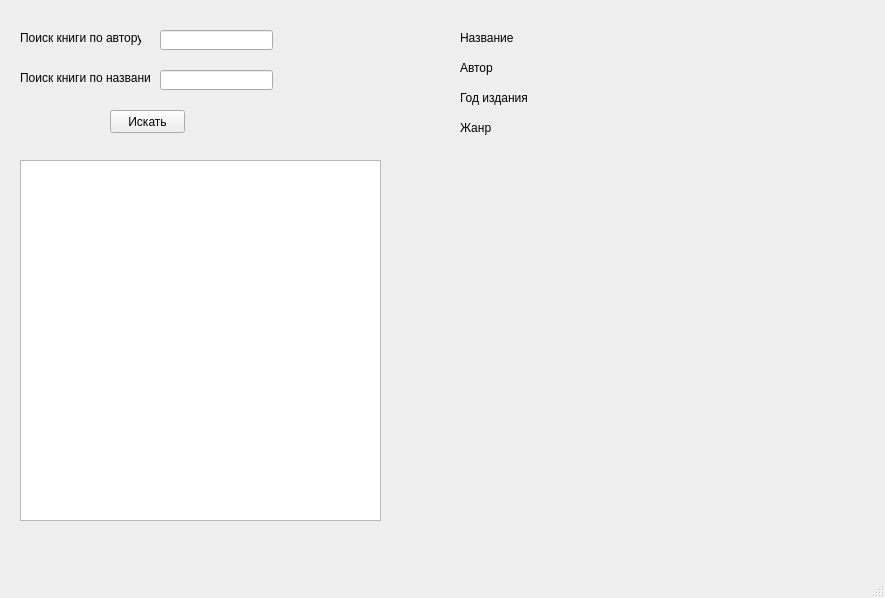
<?xml version="1.0" encoding="UTF-8"?>
<ui version="4.0">
 <class>MainWindow</class>
 <widget class="QMainWindow" name="MainWindow">
  <property name="geometry">
   <rect>
    <x>0</x>
    <y>0</y>
    <width>885</width>
    <height>598</height>
   </rect>
  </property>
  <property name="windowTitle">
   <string>MainWindow</string>
  </property>
  <widget class="QWidget" name="centralwidget">
   <widget class="QLineEdit" name="lineEdit">
    <property name="geometry">
     <rect>
      <x>160</x>
      <y>30</y>
      <width>113</width>
      <height>20</height>
     </rect>
    </property>
   </widget>
   <widget class="QLabel" name="label">
    <property name="geometry">
     <rect>
      <x>20</x>
      <y>30</y>
      <width>121</width>
      <height>16</height>
     </rect>
    </property>
    <property name="text">
     <string>Поиск книги по автору</string>
    </property>
   </widget>
   <widget class="QTableWidget" name="tableWidget">
    <property name="geometry">
     <rect>
      <x>20</x>
      <y>160</y>
      <width>361</width>
      <height>361</height>
     </rect>
    </property>
   </widget>
   <widget class="QLineEdit" name="lineEdit_2">
    <property name="geometry">
     <rect>
      <x>160</x>
      <y>70</y>
      <width>113</width>
      <height>20</height>
     </rect>
    </property>
   </widget>
   <widget class="QLabel" name="label_2">
    <property name="geometry">
     <rect>
      <x>20</x>
      <y>70</y>
      <width>131</width>
      <height>16</height>
     </rect>
    </property>
    <property name="text">
     <string>Поиск книги по названию</string>
    </property>
   </widget>
   <widget class="QPushButton" name="pushButton">
    <property name="geometry">
     <rect>
      <x>110</x>
      <y>110</y>
      <width>75</width>
      <height>23</height>
     </rect>
    </property>
    <property name="text">
     <string>Искать</string>
    </property>
   </widget>
   <widget class="QLabel" name="label_3">
    <property name="geometry">
     <rect>
      <x>460</x>
      <y>30</y>
      <width>61</width>
      <height>16</height>
     </rect>
    </property>
    <property name="text">
     <string>Название</string>
    </property>
   </widget>
   <widget class="QLabel" name="label_4">
    <property name="geometry">
     <rect>
      <x>460</x>
      <y>60</y>
      <width>61</width>
      <height>16</height>
     </rect>
    </property>
    <property name="text">
     <string>Автор</string>
    </property>
   </widget>
   <widget class="QLabel" name="label_5">
    <property name="geometry">
     <rect>
      <x>460</x>
      <y>90</y>
      <width>71</width>
      <height>16</height>
     </rect>
    </property>
    <property name="text">
     <string>Год издания</string>
    </property>
   </widget>
   <widget class="QLabel" name="label_6">
    <property name="geometry">
     <rect>
      <x>460</x>
      <y>120</y>
      <width>71</width>
      <height>16</height>
     </rect>
    </property>
    <property name="text">
     <string>Жанр</string>
    </property>
   </widget>
   <widget class="QLabel" name="label_7">
    <property name="geometry">
     <rect>
      <x>460</x>
      <y>160</y>
      <width>391</width>
      <height>361</height>
     </rect>
    </property>
    <property name="text">
     <string/>
    </property>
   </widget>
   <widget class="QLabel" name="label_8">
    <property name="geometry">
     <rect>
      <x>540</x>
      <y>30</y>
      <width>261</width>
      <height>16</height>
     </rect>
    </property>
    <property name="text">
     <string/>
    </property>
   </widget>
   <widget class="QLabel" name="label_9">
    <property name="geometry">
     <rect>
      <x>540</x>
      <y>60</y>
      <width>261</width>
      <height>16</height>
     </rect>
    </property>
    <property name="text">
     <string/>
    </property>
   </widget>
   <widget class="QLabel" name="label_10">
    <property name="geometry">
     <rect>
      <x>540</x>
      <y>90</y>
      <width>261</width>
      <height>16</height>
     </rect>
    </property>
    <property name="text">
     <string/>
    </property>
   </widget>
   <widget class="QLabel" name="label_11">
    <property name="geometry">
     <rect>
      <x>540</x>
      <y>120</y>
      <width>261</width>
      <height>16</height>
     </rect>
    </property>
    <property name="text">
     <string/>
    </property>
   </widget>
  </widget>
  <widget class="QMenuBar" name="menubar">
   <property name="geometry">
    <rect>
     <x>0</x>
     <y>0</y>
     <width>885</width>
     <height>21</height>
    </rect>
   </property>
  </widget>
  <widget class="QStatusBar" name="statusbar"/>
 </widget>
 <resources/>
 <connections/>
</ui>
